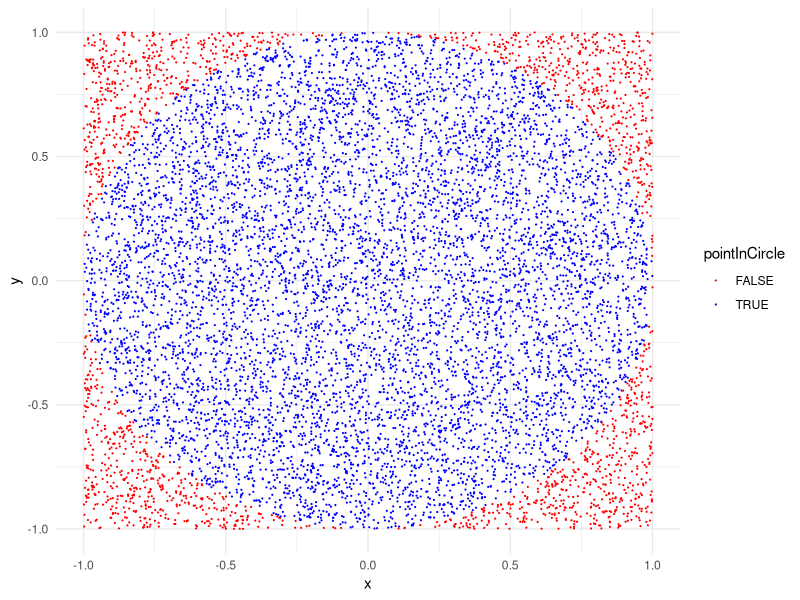

Here is the R script that generated this plot:
library(tidyverse)

# Practice: Coins & Dice  ----------------------------

# If you flipped a coin 3 times in a row, what is the probability that
# you'll get three "tails" in a row?

coin <- c("heads", "tails")
N <- 100000
rolls <- tibble(
  toss1 = sample(x = coin, size = N, replace = TRUE),
  toss2 = sample(x = coin, size = N, replace = TRUE),
  toss3 = sample(x = coin, size = N, replace = TRUE))
count <- rolls %>%
  filter(toss1 == 'tails', toss2 == 'tails', toss3 == 'tails') %>%
  nrow()
count / N

# If you rolled 2 dice, what is the probability that you'll get
# "snake-eyes" (two 1's)?

dice <- c(1, 2, 3, 4, 5, 6)
N <- 100000
rolls <- tibble(
  roll1 = sample(x = dice, size = N, replace = TRUE),
  roll2 = sample(x = dice, size = N, replace = TRUE))
numObs <- rolls %>%
  filter(roll1 == 1, roll2 == 1) %>%
  nrow()
numObs / N

# If you rolled 2 dice, what is the probability that you'll get an outcome
# that sums to 8?

count <- rolls %>%
  mutate(sum = roll1 + roll2) %>%
  filter(sum == 8) %>%
  nrow()
count / N



# Practice: Cards  ----------------------------

# What are the odds that four cards drawn from a 52-card deck will
# have the same suit?

deck <- c(rep('diamonds', 13), rep('spades', 13),
          rep('hearts', 13),   rep('clubs', 13))
suits <- c('diamonds', 'spades', 'hearts', 'clubs')
deck <- rep(suits, 13)

N <- 100000
count <- 0
for (i in 1:N) {
  cards = sample(x = deck, size = 4, replace = FALSE)
  if (length(unique(cards)) == 1) {
    count <- count + 1
  }
}
count / N

# What are the odds that five cards drawn from a 52-card deck will sum
# to a prime number? (Aces = 1, Jack, Queen, King = 10)
# **Hint**: use isPrime() to help.

isPrime <- function(n) {
    if (n == 2) { return(TRUE) }
    for (i in seq(2, n-1)) {
        if (n %% i == 0) {
            return(FALSE)
        }
    }
    return(TRUE)
}

deck <- rep(c(seq(10), 10, 10, 10), 4)
N <- 100000
count <- 0
for (i in 1:N) {
  cards = sample(x = deck, size = 5, replace = FALSE)
  sumOfCards <- sum(cards)
  if (isPrime(sumOfCards)) {
    count <- count + 1
  }
}
count / N


# Practice: Monte Carlo pi ----------------------------

# 1. Create a tibble with variables x and y that each contain 10,000
#    random points between -1 and 1, representing the (x, y) coordinates
#    to a random point inside a square of side length 2 centered at
#    (x, y) = (0, 0).
#    **Hint**: use runif()

N <- 10000
points <- tibble(
  x = runif(N, min = -1, max = 1),
  y = runif(N, min = -1, max = 1))

# 2. Create a new column, radius, that is equal to the distance to each
#    (x, y) point from the center of the square.

# 3. Create a new column, pointInCircle, that is TRUE if the point
#    lies _within_ the circle inscribed in the square, and FALSE otherwise.

points <- points %>%
  mutate(
    radius = sqrt(x^2 + y^2),
    pointInCircle = radius <= 1)

# 4. Create the scatterplot on the left (don't worry about the precise
#    colors, dimensions, etc.).

ggplot(data = points) +
  geom_point(aes(x = x, y = y, color = pointInCircle), size = 0.1) +
  theme_minimal() +
  scale_color_manual(values = c('red', 'blue'))

# 5. Estimate $\pi$ by multiplying 4 times the ratio of points inside
#    the circle to the total number of points

areaRatio <- sum(points$pointInCircle) / N
pi_est <- 4*areaRatio
pi_est
pi



# Practice: Monte Hall Problem ----------------------------

# In this simulation, the prize is always behind door #1:

# - If you choose door #1, you must KEEP it to win.
# - If you choose door #2 or #3, you must SWAP to win.

# 1) Create the tibble, choices, with two variables:
#    - door contains the first door chosen (1, 2, or 3)
#    - swap contains a logical (TRUE or FALSE) for whether the
#      contestant swaps doors. **Hint**: use sample()

choices <- tibble(
  door = sample(x = c(1, 2, 3), size = N, replace = TRUE),
  swap = sample(x = c(TRUE, FALSE), size = N, replace = TRUE))

# 2) Create a new tibble, wins, which contains only the rows from
#    choices that resulted in a win.

wins <- choices %>%
  filter((door == 1) & (swap == FALSE) |
         (door != 1) & (swap == TRUE))

# 3) Compute the percentage of times the contestant won after swapping doors.

sum(wins$swap) / nrow(wins)
